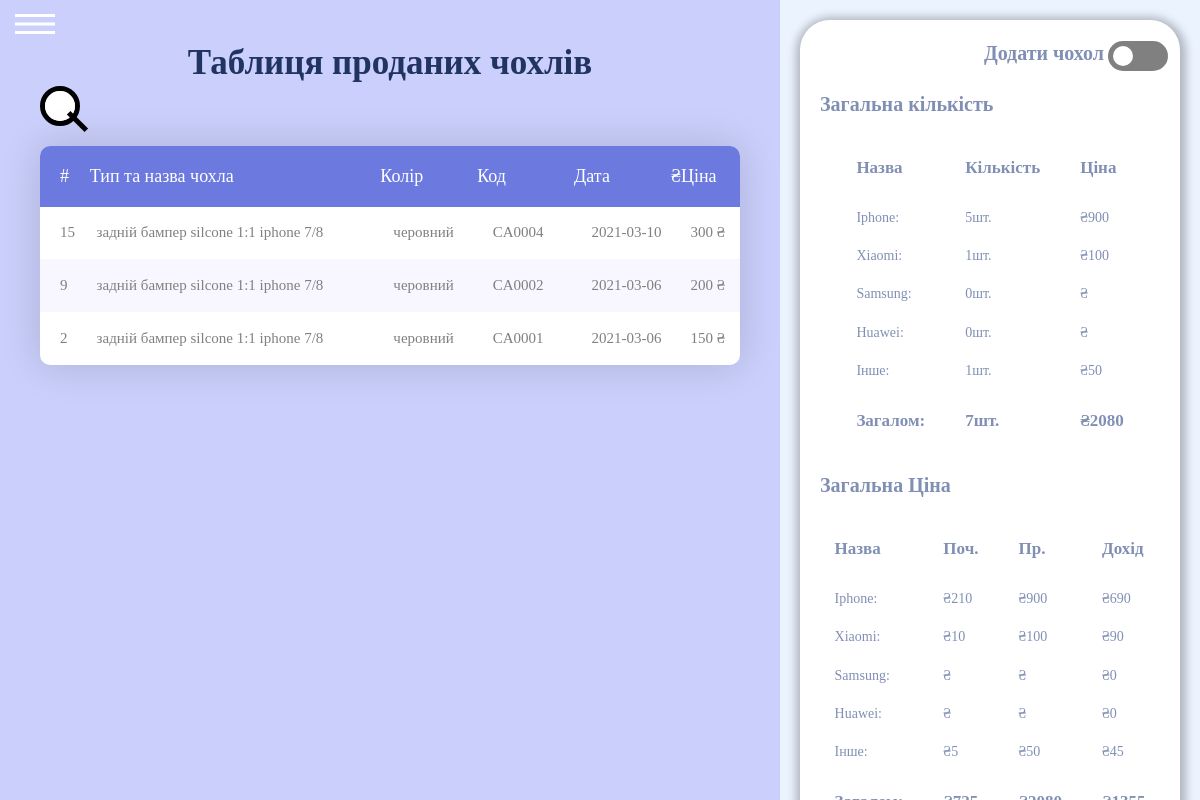
Screenshot of /sold_cases.php with the database file from the repository.
### tables this page shows
CREATE TABLE `all_sold_goods` (
  `id` int NOT NULL,
  `type_good` varchar(30) NOT NULL,
  `case_type` varchar(30) DEFAULT NULL,
  `case_brand` varchar(30) DEFAULT NULL,
  `phone_brand` varchar(30) DEFAULT NULL,
  `phone_model` varchar(30) DEFAULT NULL,
  `charge_type` varchar(30) DEFAULT NULL,
  `charge_model` varchar(30) DEFAULT NULL,
  `charge_input` varchar(30) DEFAULT NULL,
  `charge_brand` varchar(30) DEFAULT NULL,
  `glass_type` varchar(30) DEFAULT NULL,
  `color` varchar(30) NOT NULL,
  `cod` varchar(6) NOT NULL,
  `date` date NOT NULL,
  `last_price` int DEFAULT NULL
);

### sold_cases.php (the view, shortened to what this page needs)
<!DOCTYPE html>
<html lang="en">
<head>
    <link rel="stylesheet" href="assets/css/style.min.css">
</head>
<body>
<div class="page" id='page'>
<div class="hed-mobile">
  <button class="burger"type="button" id="sidebarToggle">
    <span></span>
</div>
<main class="main">
<div class="left-side">
  <h1 class="top-avaible-text">Таблиця проданих чохлів</h1>
<div class="search-box">
  <input type="text" id="search" placeholder="Search..." onkeyup="tableSearch()" /><span></span>
</div>
<div class="limiter">
  <div class="container-table100">
    <div class="wrap-table100">
      <div class="table100 ver1 m-b-110">
        <div class="table100-head">
          <table>
            <thead>
              <tr class="row100 head">
                <th class="cell100 column1">#</th>
                <th class="cell100 column2">Тип та назва чохла</th>
                <th class="cell100 column3">Колір</th>
                <th class="cell100 column4">Код</th>
                <th class="cell100 column4">Дата</th>
                <th class="cell100 column5">₴Ціна</th>
              </tr>
            </thead>
          </table>
        </div>
        <div class="table100-body js-pscroll">
          <?php
        require "connect.php";
        echo '<table class="table table-hover table-sm" , id="info-table", width="500">  <tr>';
        echo "<tbody>";
        $query = "SELECT `id`, concat(`case_type`,' ',`case_brand`,' ',`phone_brand`,' ',`phone_model`)as'content',`color`,`cod`,`date`,`last_price` FROM `all_sold_goods`WHERE `type_good` like 'чохол' Order BY id DESC ";
        if ($result = mysqli_query($mysql, $query)) {
        while ($row = mysqli_fetch_assoc($result)) {
        echo  '<tr class="row100 body">'.
        '<td class="cell100 column1">'.
        $row["id"].'<td class="cell100 column2">'.
        $row["content"].'<td class="cell100 column3">'.
        $row["color"].'<td class="cell100 column4">'.
        $row["cod"].'<td class="cell100 column4">'.
        $row["date"].'<td class="cell100 column5">'.
        $row["last_price"].' ₴'.
        '</tr> ';
        }
        }
        echo"</tbody>";
        echo "</table>";
        echo "</div>";
        ?>
      </div>
    </div>
  </div>
</div>
</div>
  <div class="right-side">
      <div class="right-form">
        <h1 class="selector-case-existing" id="t_switch">Додати чохол</h1>
    <div class="div-checkbox">
    <nav>
      <input type="checkbox"  id="switch" onclick="myFunction()" /><label for="switch">Toggle</label>
    </nav>
    </div>
    <div id="first-page">
<nav>
  <table class='sold_cout_table'>
    <h1 class="table-top-text">Загальна кількість</h1>
    <tr class="rep-tr">
      <td class="rep-th">Назва</td>
      <td class="rep-th">Кількість</td>
      <td class="rep-th">Ціна</td>
    </tr>
    <tr class="rep-tr">
      <?php
      $iphone_cout = "SELECT count(phone_brand)as'case_type' ,sum(`last_price`)as'last_price' FROM `all_sold_goods` WHERE `phone_brand` like 'iphone' ";
      if ($result = mysqli_query($mysql, $iphone_cout)) {
      while ($row = mysqli_fetch_assoc($result)) {
      echo '<td class="rep-td">Iphone:</td>'.
      '<td class="rep-td">'.
      $row["case_type"].'шт.'.'</td>'.
      '<td class="rep-td">'.'₴'.
      $row["last_price"].'</td>';
      }
      }
       ?>
    </tr>
    <tr class="rep-tr">
      <?php
      $iphone_cout = "SELECT count(phone_brand)as'case_type' ,sum(`last_price`)as'last_price' FROM `all_sold_goods` WHERE `phone_brand` like 'xiaomi' ";
      if ($result = mysqli_query($mysql, $iphone_cout)) {
      while ($row = mysqli_fetch_assoc($result)) {
      echo '<td class="rep-td">Xiaomi:</td>'.
      '<td class="rep-td">'.
      $row["case_type"].'шт.'.'</td>'.
      '<td class="rep-td">'.'₴'.
      $row["last_price"].'</td>';
      }
      }
       ?>
    </tr>
    <tr class="rep-tr">
      <?php
      $iphone_cout = "SELECT count(phone_brand)as'case_type' ,sum(`last_price`)as'last_price' FROM `all_sold_goods` WHERE `phone_brand` like 'samsung' ";
      if ($result = mysqli_query($mysql, $iphone_cout)) {
      while ($row = mysqli_fetch_assoc($result)) {
      echo '<td class="rep-td">Samsung:</td>'.
      '<td class="rep-td">'.
      $row["case_type"].'шт.'.'</td>'.
      '<td class="rep-td">'.'₴'.
      $row["last_price"].'</td>';
      }
      }
       ?>
    </tr>
    <tr class="rep-tr">
      <?php
      $iphone_cout = "SELECT count(phone_brand)as'case_type' ,sum(`last_price`)as'last_price' FROM `all_sold_goods` WHERE `phone_brand` like 'huawei' ";
      if ($result = mysqli_query($mysql, $iphone_cout)) {
      while ($row = mysqli_fetch_assoc($result)) {
      echo '<td class="rep-td">Huawei:</td>'.
      '<td class="rep-td">'.
      $row["case_type"].'шт.'.'</td>'.
      '<td class="rep-td">'.'₴'.
      $row["last_price"].'</td>';
      }
      }
       ?>
    </tr>
    <tr class="rep-tr">
      <?php
      $iphone_cout = "SELECT count(phone_brand)as'case_type' ,sum(`last_price`)as'last_price' FROM `all_sold_goods` WHERE `phone_brand` like 'інше' ";
      if ($result = mysqli_query($mysql, $iphone_cout)) {
      while ($row = mysqli_fetch_assoc($result)) {
      echo '<td class="rep-td">Інше:</td>'.
      '<td class="rep-td">'.
      $row["case_type"].'шт.'.'</td>'.
      '<td class="rep-td">'.'₴'.
      $row["last_price"].'</td>';
      }
      }
       ?>
    </tr>
    <?php
    $iphone_cout = "SELECT count(phone_brand)as'case_type' ,sum(`last_price`)as'last_price' FROM `all_sold_goods` ";
    if ($result = mysqli_query($mysql, $iphone_cout)) {
    while ($row = mysqli_fetch_assoc($result)) {
    echo '<td class="rep-th">Загалом:</td>'.
    '<td class="rep-th">'.
    $row["case_type"].'шт.'.'</td>'.
    '<td class="rep-th">'.'₴'.
    $row["last_price"].'</td>';
    }
    }
     ?>
  </table>
  <div class='table_all_form'>
  <table class='sold_cout_table'>
    <h1 class="table-top-text">Загальна Ціна</h1>
    <tr class="rep-tr">
      <td class="rep-th">Назва</td>
      <td class="rep-th">Поч.</td>
      <td class="rep-th">Пр.</td>
      <td class="rep-th">Дохід</td>
    </tr>
    <tr class="rep-tr">
      <?php
      $iphone_cout = "SELECT sum(`first_price`)as'first_price' FROM `all_goods`WHERE `phone_brand` like 'iphone' and sold ='1'";
      $last_price = "SELECT sum(`last_price`)as'last_price' FROM `all_sold_goods` WHERE `phone_brand` like 'iphone' ";
      if ($result = mysqli_query($mysql, $last_price)) {
      while ($row = mysqli_fetch_assoc($result)) {
      $last_price = $row["last_price"];
      }
      }
      if ($result = mysqli_query($mysql, $iphone_cout)) {
      while ($row = mysqli_fetch_assoc($result)) {
  $income = $last_price - $row["first_price"];
      echo '<td class="rep-td">Iphone:</td>'.
      '<td class="rep-td">'.'₴'.
      $row["first_price"].'</td>'.
      '<td class="rep-td">'.'₴'.
      $last_price.'</td>'.
      '<td class="rep-td">'.'₴'.
      $income.'</td>';
      }
      }
       ?>
    </tr>
    <tr class="rep-tr">
      <?php
      $iphone_cout = "SELECT sum(`first_price`)as'first_price' FROM `all_goods` WHERE `phone_brand` like 'xiaomi' and sold ='1'";
      $last_price = "SELECT sum(`last_price`)as'last_price' FROM `all_sold_goods` WHERE `phone_brand` like 'xiaomi' ";
      if ($result = mysqli_query($mysql, $last_price)) {
      while ($row = mysqli_fetch_assoc($result)) {
      $last_price = $row["last_price"];
      }
      }
      if ($result = mysqli_query($mysql, $iphone_cout)) {
      while ($row = mysqli_fetch_assoc($result)) {
  $income = $last_price - $row["first_price"];
      echo '<td class="rep-td">Xiaomi:</td>'.
      '<td class="rep-td">'.'₴'.
      $row["first_price"].'</td>'.
      '<td class="rep-td">'.'₴'.
      $last_price.'</td>'.
      '<td class="rep-td">'.'₴'.
      $income.'</td>';
      }
      }
       ?>
    </tr>
    <tr class="rep-tr">
      <?php
      $iphone_cout = "SELECT sum(`first_price`)as'first_price' FROM `all_goods` WHERE `phone_brand` like 'samsung'  and sold ='1'";
      $last_price = "SELECT sum(`last_price`)as'last_price' FROM `all_sold_goods` WHERE `phone_brand` like 'samsung' ";
      if ($result = mysqli_query($mysql, $last_price)) {
      while ($row = mysqli_fetch_assoc($result)) {
      $last_price = $row["last_price"];
      }
      }
      if ($result = mysqli_query($mysql, $iphone_cout)) {
      while ($row = mysqli_fetch_assoc($result)) {
  $income = $last_price - $row["first_price"];
      echo '<td class="rep-td">Samsung:</td>'.
      '<td class="rep-td">'.'₴'.
      $row["first_price"].'</td>'.
      '<td class="rep-td">'.'₴'.
      $last_price.'</td>'.
      '<td class="rep-td">'.'₴'.
      $income.'</td>';
      }
      }
       ?>
    </tr>
    <tr class="rep-tr">
      <?php
      $iphone_cout = "SELECT sum(`first_price`)as'first_price' FROM `all_goods` WHERE `phone_brand` like 'huawei' and sold ='1' ";
      $last_price = "SELECT sum(`last_price`)as'last_price' FROM `all_sold_goods` WHERE `phone_brand` like 'huawei' ";
      if ($result = mysqli_query($mysql, $last_price)) {
      while ($row = mysqli_fetch_assoc($result)) {
      $last_price = $row["last_price"];
      }
      }
      if ($result = mysqli_query($mysql, $iphone_cout)) {
      while ($row = mysqli_fetch_assoc($result)) {
  $income = $last_price - $row["first_price"];
      echo '<td class="rep-td">Huawei:</td>'.
      '<td class="rep-td">'.'₴'.
      $row["first_price"].'</td>'.
      '<td class="rep-td">'.'₴'.
      $last_price.'</td>'.
      '<td class="rep-td">'.'₴'.
      $income.'</td>';
      }
      }
       ?>
    </tr>
    <tr class="rep-tr">
      <?php
      $iphone_cout = "SELECT sum(`first_price`)as'first_price' FROM `all_goods` WHERE `phone_brand` like 'інше'  and sold ='1'";
      $last_price = "SELECT sum(`last_price`)as'last_price' FROM `all_sold_goods` WHERE `phone_brand` like 'інше' ";
      if ($result = mysqli_query($mysql, $last_price)) {
      while ($row = mysqli_fetch_assoc($result)) {
      $last_price = $row["last_price"];
      }
      }
      if ($result = mysqli_query($mysql, $iphone_cout)) {
      while ($row = mysqli_fetch_assoc($result)) {
  $income = $last_price - $row["first_price"];
      echo '<td class="rep-td">Інше:</td>'.
      '<td class="rep-td">'.'₴'.
      $row["first_price"].'</td>'.
      '<td class="rep-td">'.'₴'.
      $last_price.'</td>'.
      '<td class="rep-td">'.'₴'.
      $income.'</td>';
      }
      }
       ?>
    </tr>
    <tr class="rep-tr">
      <?php
      $iphone_cout = "SELECT sum(`first_price`)as'first_price' FROM `all_goods`  where sold ='1'";
      $last_price = "SELECT sum(`last_price`)as'last_price' FROM `all_sold_goods` ";
      if ($result = mysqli_query($mysql, $last_price)) {
      while ($row = mysqli_fetch_assoc($result)) {
      $last_price = $row["last_price"];
      }
      }
      if ($result = mysqli_query($mysql, $iphone_cout)) {
      while ($row = mysqli_fetch_assoc($result)) {
  $income = $last_price - $row["first_price"];
      echo '<td class="rep-th">Загалом:</td>'.
      '<td class="rep-th">'.'₴'.
      $row["first_price"].'</td>'.
      '<td class="rep-th">'.'₴'.
      $last_price.'</td>'.
      '<td class="rep-th">'.'₴'.
      $income.'</td>';
      }
      }
       ?>
    </tr>
  </table>
  </div>
</nav>
  </div>
  </div>
</div>
</main>
</div>
</body>
</html>

### rows the page displays
all_sold_goods: id "15", content "задній бампер silcone 1:1 iphone 7/8", color "черовний", cod "CA0004", date "2021-03-10", last_price "300"
all_sold_goods: id "9", content "задній бампер silcone 1:1 iphone 7/8", color "черовний", cod "CA0002", date "2021-03-06", last_price "200"
all_sold_goods: id "2", content "задній бампер silcone 1:1 iphone 7/8", color "черовний", cod "CA0001", date "2021-03-06", last_price "150"

### other values shown
$row["case_type"] "5"
$row["last_price"] "900"
$row["case_type"] "1"
$row["last_price"] "100"
$row["case_type"] "0"
$row["last_price"] "50"
$row["case_type"] "7"
$row["last_price"] "2080"
$row["first_price"] "210"
$last_price "900"
$income "690"
$row["first_price"] "10"
$last_price "100"
$income "90"
$income "0"
